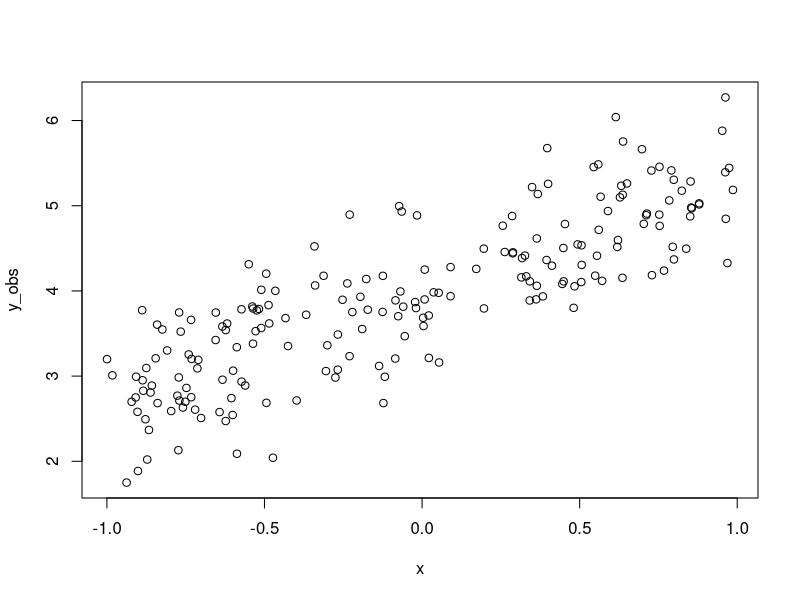
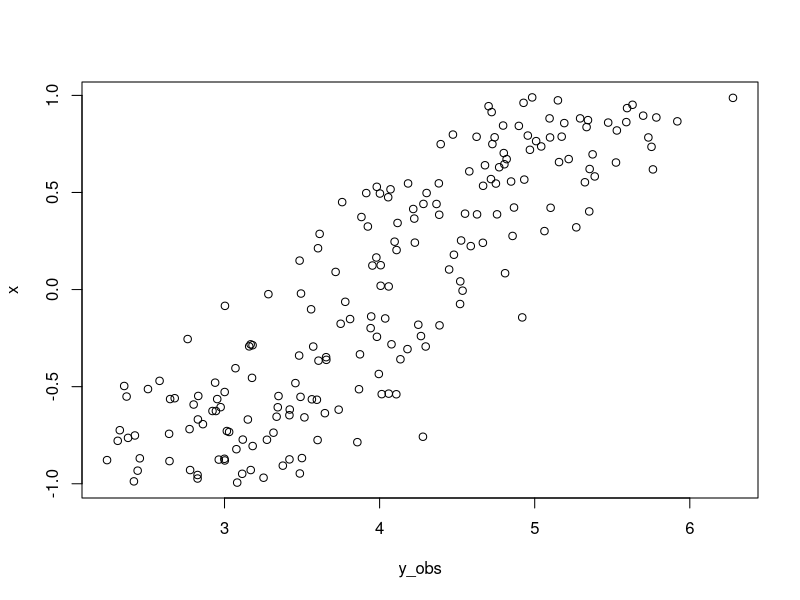
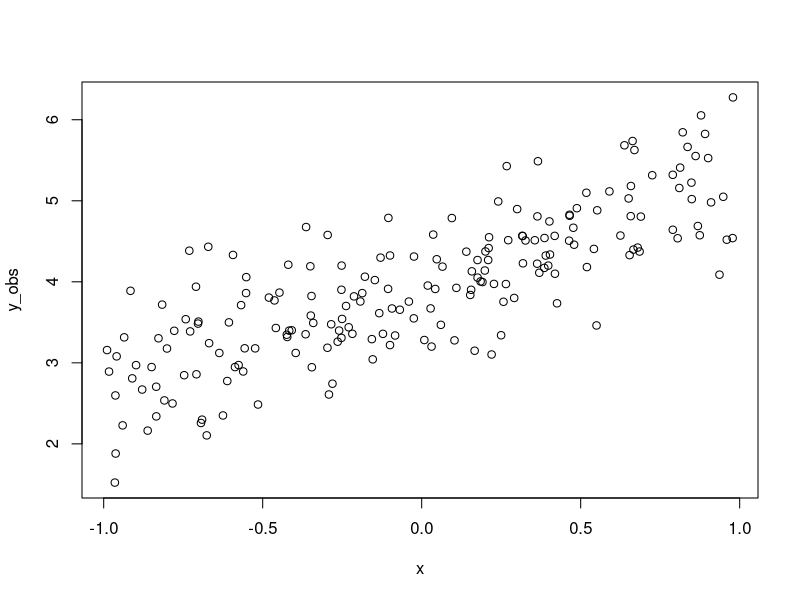

Source code (R) for these figures, in order:
## ---- chunk 1
yintercept <- 4
slope <- 1.3
obs_error <- .5
x <- runif(200, min = -1, max = 1)
y_mean <- yintercept + slope * x
y_obs <- rnorm(200, mean = y_mean, sd = obs_error)
## ---- chunk 2
plot(y_obs ~ x)
## ---- chunk 3
#| output-location: column
yintercept <- 4
slope <- 1.3
obs_error <- .5
x <- runif(200, min = -1, max = 1)
y_mean <- yintercept + slope * x
y_obs <- rnorm(200, mean = y_mean, sd = obs_error)
plot(y_obs, x)
## ---- chunk 4
yintercept <- 4
slope <- 1.3
obs_error <- .5
x <- runif(200, min = -1, max = 1)
y_mean <- yintercept + slope * x
y_obs <- rnorm(200, mean = y_mean, sd = obs_error)
## ---- chunk 5
plot(y_obs ~ x)
